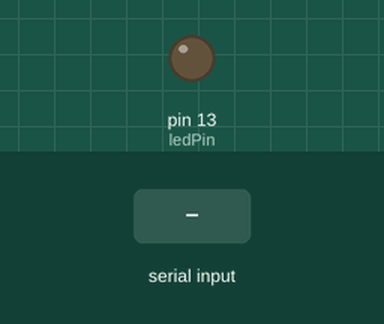
Bench run of a sketch on a simulated Arduino Uno, built with avr-gcc and run on an emulated ATmega328P. On the bench: output pins drawn as LEDs (lit = HIGH). Inputs (shaded band) come from the test bench. What the sketch prints to the serial monitor is not drawn.

Above: at 1.2 s.
1.3 s: byte 30 received over Serial
Timing chart, 0 to 4.3 s (numbered marks = the images above; inputs shaded):
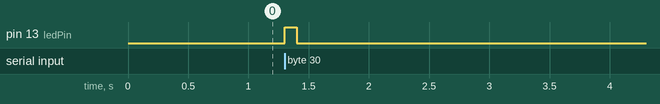

Measured:
- after the input at 1.3 s, pin 13 (ledPin): LOW → HIGH at once, → LOW 0.10 s later

The sketch:

sketch.ino
```cpp
int ledPin = 13;

int incomingByte = 0;
void setup() {
  // initialize serial:
  Serial.begin(9600);

  // make the pins outputs:

  pinMode(ledPin, OUTPUT);

}

void loop() {
  // if there's any serial available, read it:
  while (Serial.available() > 0) {

	incomingByte = Serial.read();

	Serial.print(incomingByte, DEC);

	digitalWrite(ledPin, HIGH);
	delay(100);
	digitalWrite(ledPin, LOW);

  }
}
```
